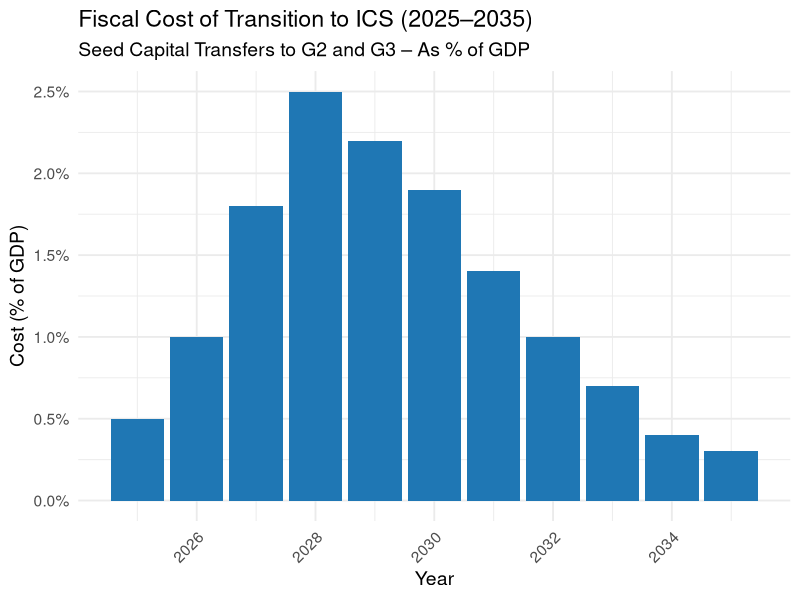

Write R code to recreate this figure.
# 07_fiscal_cost_transition

# Load required library
library(ggplot2)
library(scales)

# Data: stylized fiscal cost (% of GDP) from 2025 to 2035
transition_years <- 2025:2035
fiscal_cost <- c(0.5, 1.0, 1.8, 2.5, 2.2, 1.9, 1.4, 1.0, 0.7, 0.4, 0.3)

# Create data frame
fiscal_df <- data.frame(Year = transition_years, Cost = fiscal_cost)

# Plot
ggplot(fiscal_df, aes(x = Year, y = Cost)) +
  geom_col(fill = "#1f77b4") +
  labs(
    title = "Fiscal Cost of Transition to ICS (2025–2035)",
    subtitle = "Seed Capital Transfers to G2 and G3 – As % of GDP",
    x = "Year",
    y = "Cost (% of GDP)"
  ) +
  scale_y_continuous(labels = percent_format(scale = 1)) +
  theme_minimal(base_size = 14) +
  theme(axis.text.x = element_text(angle = 45, hjust = 1))
